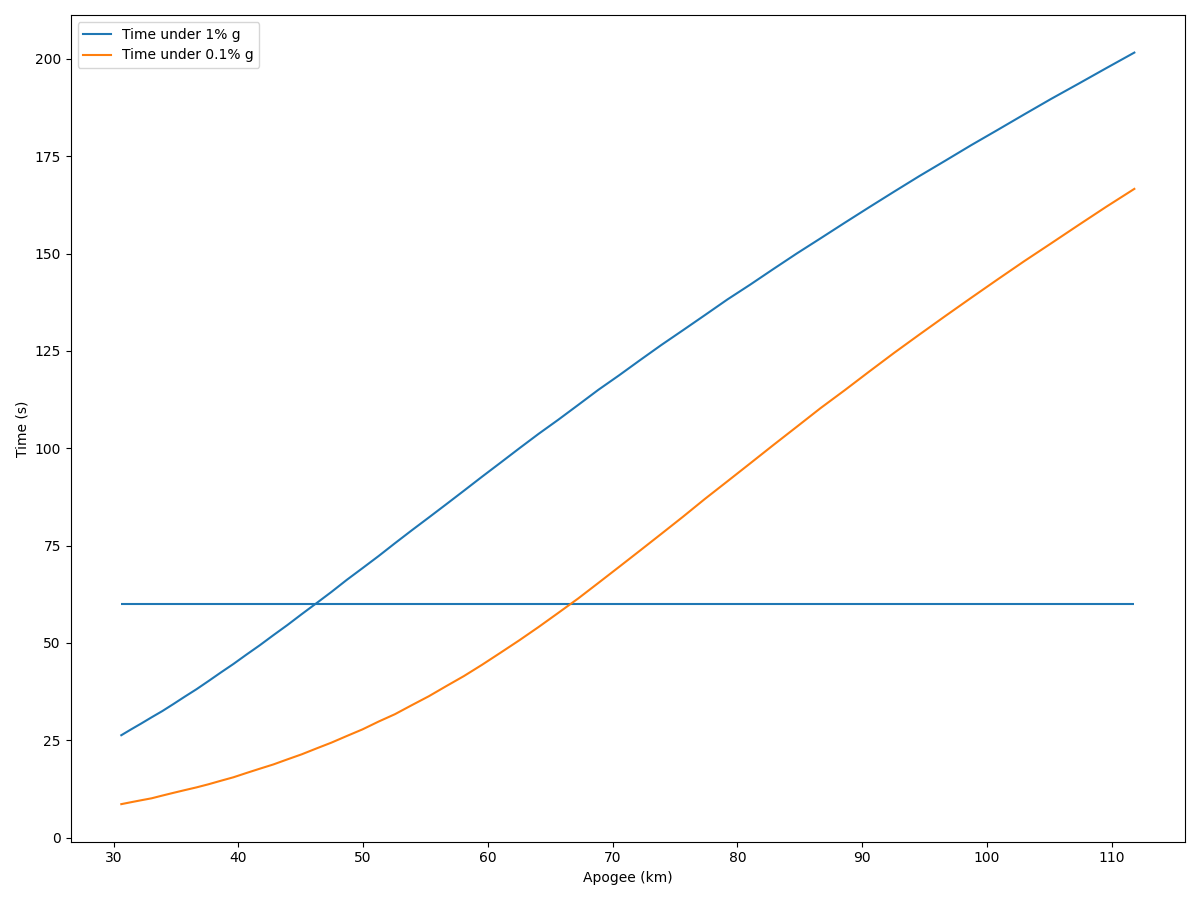

The script that saved this image:
import matplotlib.pyplot as plt
from math import sqrt, pi
from numpy import sign

altitude = 0
velocity = 0
mass = 5000
a = 2 * 2 * pi
timedelta = 0.1


def AtmosDensity():
    a = altitude / 1000
    return 10 ** (
        7.001985e-2 +
        -4.335215e-3 * (a ** 1) +
        -5.009831e-3 * (a ** 2) +
        1.621827e-4 * (a ** 3) +
        -2.471283e-6 * (a ** 4) +
        1.904383e-8 * (a ** 5) +
        -7.189421e-11 * (a ** 6) +
        1.060067e-13 * (a ** 7)
    )


def Drag():
    density = AtmosDensity()
    re = density * abs(velocity) / 1.81e-5

    if re < 0.1:
        cd = 0.4
    else:
        cd = (21.12 / re) + (6.3 / sqrt(re)) + 0.25

    return 0.5 * density * (velocity ** 2) * cd * a * -sign(velocity)


def Gravity():
    return -9.81 * mass


def Simulate(startVelocity):
    global altitude
    global velocity

    altitude = 20000
    velocity = startVelocity
    time = 0
    s001 = 0
    s0001 = 0
    t001 = 0
    t0001 = 0
    started001 = False
    started0001 = False
    apogee = 0

    a = []

    while altitude > 0:
        drag = Drag()
        force = drag + Gravity()

        acceleration = force / mass
        velocity += acceleration * timedelta
        altitude += velocity * timedelta

        if altitude < 0:
            break

        if started001:
            if abs(drag) < 9.81 * mass * 0.01:
                t001 = time
        else:
            if abs(drag) < 9.81 * mass * 0.01:
                s001 = time
                started001 = True
        if started0001:
            if abs(drag) < 9.81 * mass * 0.001:
                t0001 = time
        else:
            if abs(drag) < 9.81 * mass * 0.001:
                s0001 = time
                started0001 = True

        time += timedelta

        if altitude > apogee:
            apogee = altitude

    return t001 - s001, t0001 - s0001, apogee

_alt = []
_t001 = []
_t0001 = []

for i in range(500, 1600, 20):
    _a, _b, _c = Simulate(i)
    _t001.append(_a)
    _t0001.append(_b)
    _alt.append(_c / 1000)

    # print(i, _c / 1000, _a, _b)

f = plt.figure()
f.set_figwidth(12)
f.set_figheight(9)

plt.plot(_alt, _t001, label="Time under 1% g")
plt.plot(_alt, _t0001, label="Time under 0.1% g")
plt.hlines(60, min(*_alt), max(*_alt))
plt.legend()

plt.xlabel("Apogee (km)")
plt.ylabel("Time (s)")

plt.tight_layout()

plt.savefig("suborbital.png")
